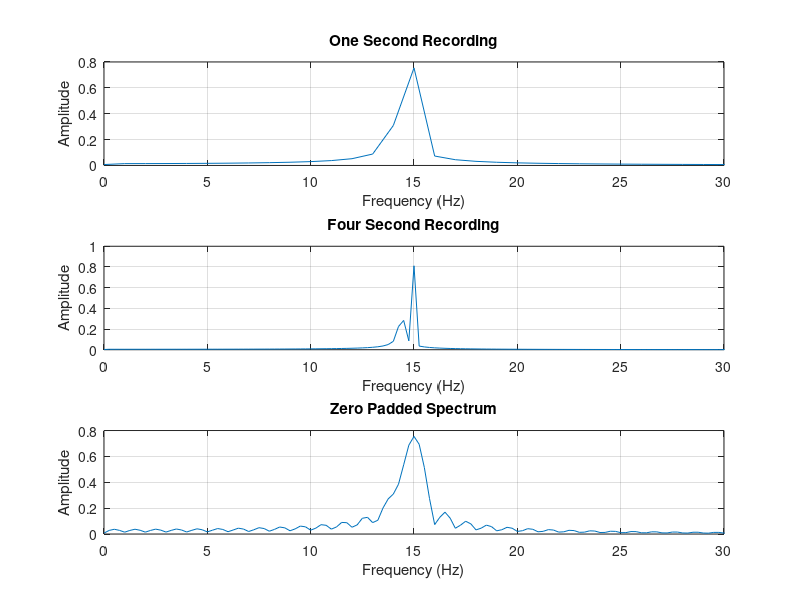

This chart was generated by the following MATLAB code: (Note: this script raises an error after producing the figure.)

% Exercise 3: Investigate Spectral Leakage

clear;
close all;
clc;

% Last digit of student number
d = 7;
f2 = 13.2 + 0.17*d;

fs = 200;

%% One-second recording
T1 = 1;
t1 = 0:1/fs:T1-1/fs;

x1 = 0.8*sin(2*pi*15*t1) + ...
    0.4*sin(2*pi*f2*t1);

N1 = length(x1);
Y1 = fft(x1);

P2_1 = abs(Y1/N1);
P1_1 = P2_1(1:N1/2+1);
P1_1(2:end-1) = 2*P1_1(2:end-1);

f_1 = fs*(0:N1/2)/N1;

%% Four-second recording
T4 = 4;
t4 = 0:1/fs:T4-1/fs;

x4 = 0.8*sin(2*pi*15*t4) + ...
    0.4*sin(2*pi*f2*t4);

N4 = length(x4);
Y4 = fft(x4);

P2_4 = abs(Y4/N4);
P1_4 = P2_4(1:N4/2+1);
P1_4(2:end-1) = 2*P1_4(2:end-1);

f_4 = fs*(0:N4/2)/N4;

%% Zero padding
Npad = 4*N1;

Ypad = fft(x1,Npad);

P2_pad = abs(Ypad/N1);
P1_pad = P2_pad(1:Npad/2+1);
P1_pad(2:end-1) = 2*P1_pad(2:end-1);

f_pad = fs*(0:Npad/2)/Npad;

%% Plot all three spectra
figure;

subplot(3,1,1);
plot(f_1,P1_1);
grid on;
xlim([0 30]);
xlabel('Frequency (Hz)');
ylabel('Amplitude');
title('One Second Recording');

subplot(3,1,2);
plot(f_4,P1_4);
grid on;
xlim([0 30]);
xlabel('Frequency (Hz)');
ylabel('Amplitude');
title('Four Second Recording');

subplot(3,1,3);
plot(f_pad,P1_pad);
grid on;
xlim([0 30]);
xlabel('Frequency (Hz)');
ylabel('Amplitude');
title('Zero Padded Spectrum');

sgtitle('Spectral Leakage Comparison');

%% Display calculations
fprintf('Student digit d = %d\n',d);
fprintf('Second frequency = %.2f Hz\n',f2);
fprintf('One second bin spacing = %.2f Hz\n',fs/N1);
fprintf('Four second bin spacing = %.2f Hz\n',fs/N4);
fprintf('Zero padded grid spacing = %.2f Hz\n',fs/Npad);

%% Save figure
saveas(gcf,'leakage-comparison.png');
